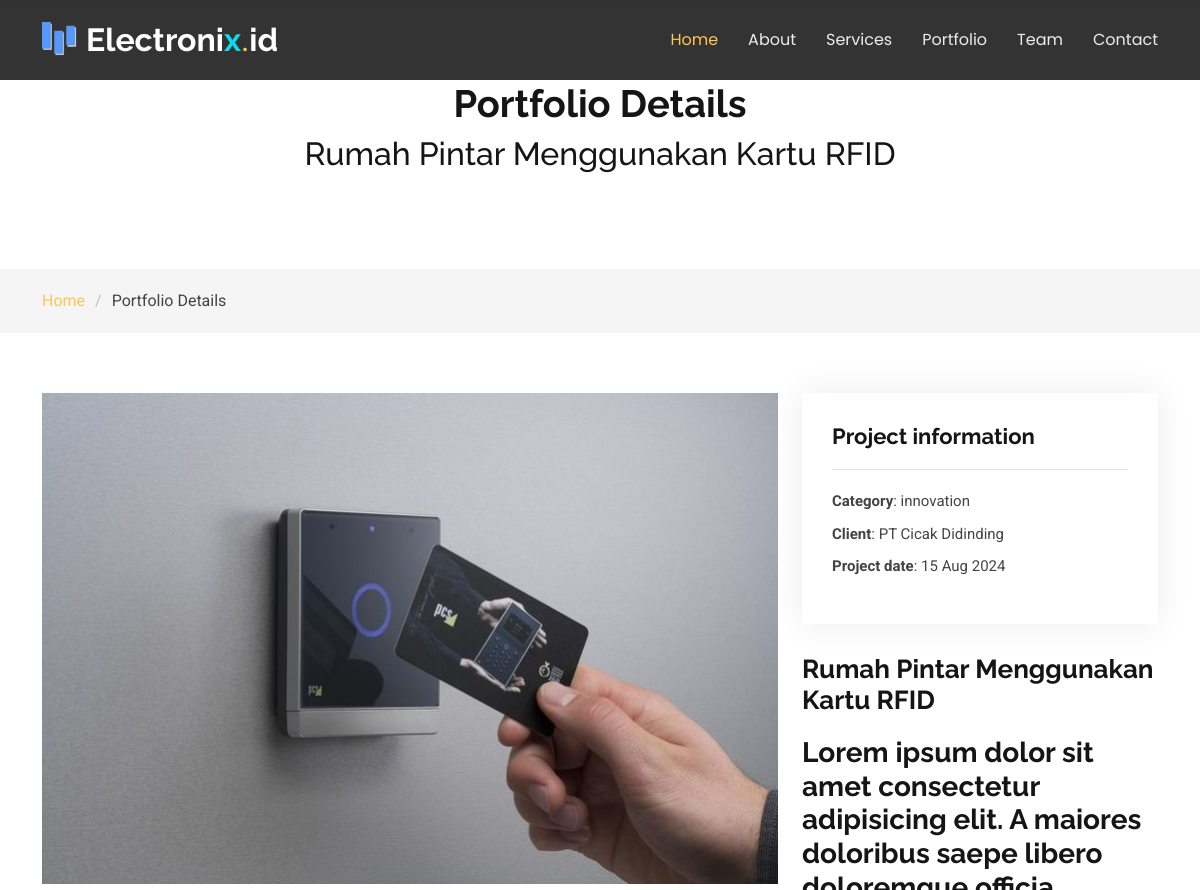
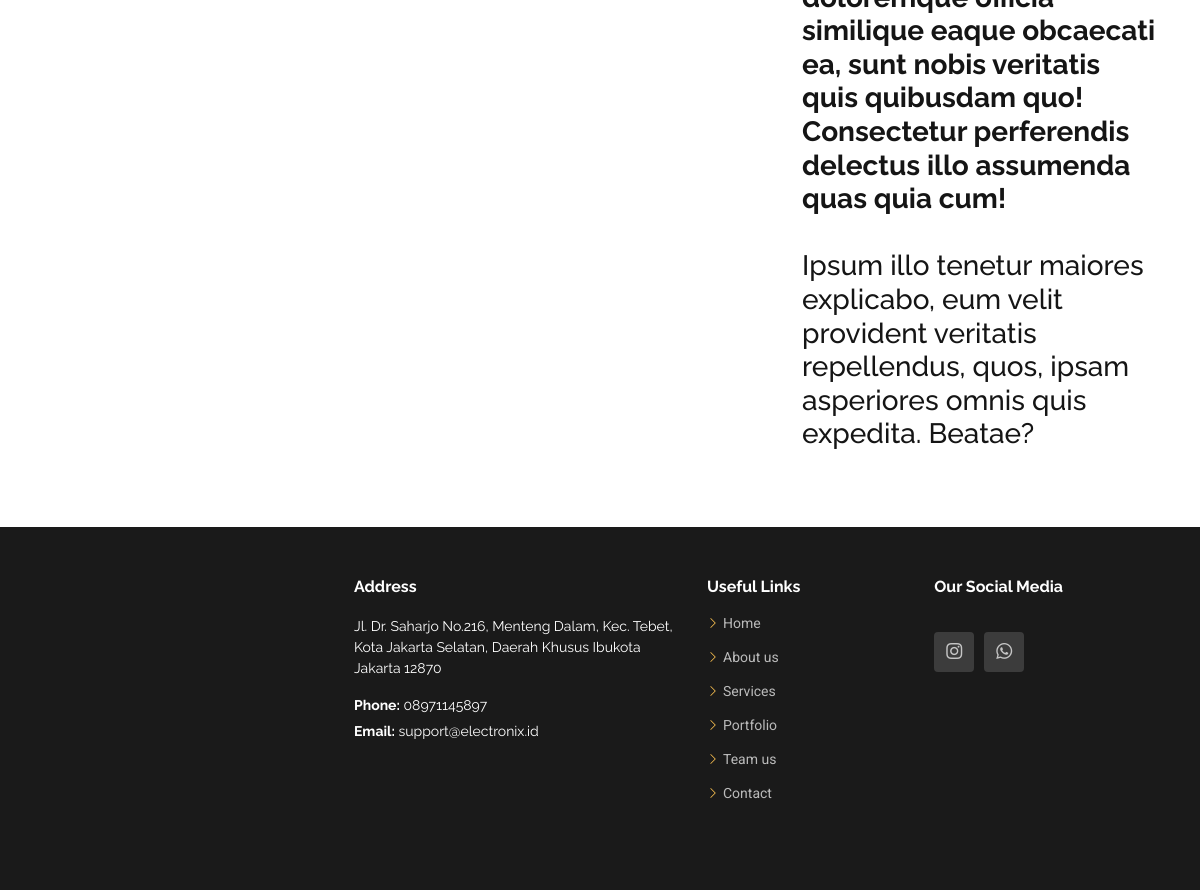
The page /home/portofolio_detail/rumah_pintar_rfid on the database its author committed (2 pictures, top to bottom).
### tables this page shows
CREATE TABLE `portofolio` (
  `id` int(11) NOT NULL,
  `judul` varchar(550) NOT NULL,
  `slug` varchar(250) NOT NULL,
  `client` varchar(250) NOT NULL,
  `deskripsi` text NOT NULL,
  `tipe` varchar(255) NOT NULL,
  `created_at` int(11) NOT NULL,
  `image` varchar(550) NOT NULL
);

CREATE TABLE `contact` (
  `id` int(11) NOT NULL,
  `image` varchar(550) NOT NULL,
  `alamat` varchar(550) NOT NULL,
  `telp` varchar(550) NOT NULL,
  `email` varchar(250) NOT NULL,
  `instagram` varchar(550) NOT NULL,
  `wa` varchar(250) NOT NULL,
  `maps` varchar(9999) NOT NULL
);

### application/controllers/Home.php (called while the page is built, shortened)
<?php
class Home extends CI_Controller {
	public function __construct()
    {
        $this->load->library('email');
    }
	public function portofolio_detail($slug)
	{
		$data['judul'] = 'Detail Portofolio';
		$data['portofolio'] = $this->db->get_where('portofolio', ['slug' => $slug])->row_array();
		$data['contact'] = $this->db->get_where('contact')->result_array();
		$this->load->view('template/home_header', $data);
        $this->load->view('template/portofolio_navbar', $data);
		$this->load->view('home/portofolio_detail', $data);
        $this->load->view('template/home_footer', $data);
	}
}

### index.php (called while the page is built, shortened)
<?php
require_once BASEPATH.'core/CodeIgniter.php';

### application/views/home/portofolio_detail.php (the view, shortened to what this page needs)
<body class="portfolio-details-page">
<main class="main">
    <div class="page-title" data-aos="fade">
      <div class="heading">
        <div class="container">
          <div class="row d-flex justify-content-center text-center">
            <div class="col-lg-8">
              <h1>Portfolio Details</h1>
              <p class="mb-0"><h2><?= $portofolio['judul'] ?></h2></p>
            </div>
          </div>
        </div>
      </div>
      <nav class="breadcrumbs">
        <div class="container">
          <ol>
            <li><a href="<?= base_url('home/index')?>">Home</a></li>
            <li class="current">Portfolio Details</li>
          </ol>
        </div>
      </nav>
    </div>
    <section id="portfolio-details" class="portfolio-details section">
      <div class="container" data-aos="fade-up" data-aos-delay="100">
        <div class="row gy-4">
          <div class="col-lg-8">
            <div class="portfolio-details-slider swiper">
              <div class="align-items-center">
                <div class="image-thumbnail">
                  <img src="<?= base_url('front-end/assets/img/portofolio/').$portofolio['image'] ?>" alt="">
                </div>
              </div>
            </div>
          </div>
          <div class="col-lg-4">
            <div class="portfolio-info" data-aos="fade-up" data-aos-delay="200">
              <h3>Project information</h3>
              <ul>
                <li><strong>Category</strong>: <?= $portofolio['tipe'] ?></li>
                <li><strong>Client</strong>: <?= $portofolio['client'] ?></li>
                <li><strong>Project date</strong>: <?= date('d M Y', ($portofolio['created_at'])); ?></li>
              </ul>
            </div>
            <div class="portfolio-description" data-aos="fade-up" data-aos-delay="300">
              <h2><?= $portofolio['judul'] ?></h2>
              <p>
                <?= $portofolio['deskripsi'] ?>
              </p>
            </div>
          </div>
        </div>
      </div>
    </section>
  </main>

### application/views/template/home_footer.php (shortened to what this page needs)
<footer id="footer" class="footer">
<div class="footer-top">
    <div class="container">
      <div class="row gy-4">
        <?php foreach($contact as $ct) : ?>
          <div class="col-lg-7 col-md-12 footer-about d-flex align-items-start justify-content-between flex-column flex-lg-row">
              <div class="footer-contact ms-lg-4 mt-3 mt-lg-0 text-lg-start text-center">
                  <h4>Address</h4>
                  <p><?= $ct['alamat'] ?></p>
                  <p class="mt-3"><strong>Phone:</strong> <span><?= $ct['telp'] ?></span></p>
                  <p><strong>Email:</strong> <span><?= $ct['email'] ?></span></p>
              </div>
          </div>
          <?php endforeach; ?>
          <div class="col-lg-4 col-md-6 d-flex flex-column flex-md-row justify-content-between">
            <div class="footer-links">
              <h4>Useful Links</h4>
                <ul>
                  <li><i class="bi bi-chevron-right"></i> <a href="<?= base_url('home/index/') ?>#hero">Home</a></li>
                  <li><i class="bi bi-chevron-right"></i> <a href="<?= base_url('home/index/') ?>#about">About us</a></li>
                  <li><i class="bi bi-chevron-right"></i> <a href="<?= base_url('home/index/') ?>#services">Services</a></li>
                  <li><i class="bi bi-chevron-right"></i> <a href="<?= base_url('home/index/') ?>#portfolio">Portfolio</a></li>
                  <li><i class="bi bi-chevron-right"></i> <a href="<?= base_url('home/index/') ?>#team">Team us</a></li>
                  <li><i class="bi bi-chevron-right"></i> <a href="#contact">Contact</a></li>
            </ul>
        </div>
        <div class="footer-newsletter mt-2 mt-md-0 ms-md-3">
          <h4>Our Social Media</h4>
          <div class="social-links d-flex mt-4">
            <?php foreach($contact as $ct) : ?>
            <a href="<?= $ct['instagram'] ?>" target="_blank"><i class="bi bi-instagram"></i></a>
            <a href="<?= $ct['wa'] ?>" target="_blank"><i class="bi bi-whatsapp"></i></a>
          </div>
        </div>
        <?php endforeach;?>
      </div>
    </div>
  </div>
</footer>
</body>
</html>

### front-end/assets/css/main.css (style rules this page uses)
:root { --default-font: "Roboto", system-ui, -apple-system, "Segoe UI", Roboto, "Helvetica Neue", Arial, "Noto Sans", "Liberation Sans", sans-serif, "Apple Color Emoji", "Segoe UI Emoji", "Segoe UI Symbol", "Noto Color Emoji"; --heading-font: "Raleway", sans-serif; --nav-font: "Poppins", sans-serif; }
:root { --background-color: #ffffff; --default-color: #444444; --heading-color: #151515; --accent-color: #ffc451; --contrast-color: #312f2f; }
:root { --nav-color: rgba(255, 255, 255, 0.905); --nav-hover-color: #ffc451; --nav-dropdown-background-color: #ffffff; --nav-dropdown-color: #212529; --nav-dropdown-hover-color: #ffc451; }
:root { --footer-background-color: #000000; }
:root { scroll-behavior: smooth; }
body { color: var(--default-color); background-color: var(--background-color); font-family: var(--default-font); }
a { color: var(--accent-color); text-decoration: none; transition: 0.3s; }
h1, h2, h3, h4, h5, h6 { color: var(--heading-color); font-family: var(--heading-font); }
.footer { --background-color: var(--footer-background-color); --default-color: #ffffff; --heading-color: #ffffff; color: var(--default-color); background-color: var(--background-color); font-size: 14px; position: relative; }
.footer .footer-top { padding: 50px 0; background-color: color-mix(in srgb, var(--footer-background-color) 90%, white 10%); }
.footer .footer-about { display: flex; flex-direction: row; align-items: center; justify-content: space-between; }
.footer .footer-about .footer-contact { margin-left: 20px; text-align: left; }
.footer .footer-about p { font-size: 14px; font-family: var(--heading-font); }
.footer .social-links a { color: color-mix(in srgb, var(--default-color), transparent 30%); background-color: color-mix(in srgb, var(--default-color) 5%, white 10%); display: flex; align-items: center; justify-content: center; width: 40px; height: 40px; border-radius: 4px; font-size: 16px; margin-right: 10px; transition: 0.3s; }
.footer h4 { font-size: 16px; font-weight: bold; position: relative; padding-bottom: 12px; }
.footer .footer-links { margin-bottom: 30px; }
.footer .footer-links ul { list-style: none; padding: 0; margin: 0; }
.footer .footer-links ul i { margin-right: 4px; font-size: 12px; line-height: 0; color: var(--accent-color); }
.footer .footer-links ul li { padding: 10px 0; display: flex; align-items: center; }
.footer .footer-links ul li:first-child { padding-top: 0; }
.footer .footer-links ul a { color: color-mix(in srgb, var(--default-color), transparent 30%); display: inline-block; line-height: 1; }
.footer .footer-contact p { margin-bottom: 5px; }
.page-title { color: var(--default-color); background-color: var(--background-color); position: relative; }
.page-title .heading { padding: 80px 0; border-top: 1px solid color-mix(in srgb, var(--default-color), transparent 90%); }
.page-title .heading h1 { font-size: 38px; font-weight: 700; }
.page-title nav { background-color: color-mix(in srgb, var(--default-color), transparent 95%); padding: 20px 0; }
.page-title nav ol { display: flex; flex-wrap: wrap; list-style: none; margin: 0; padding: 0; font-size: 16px; font-weight: 400; }
.page-title nav ol li+li { padding-left: 10px; }
.page-title nav ol li+li::before { content: "/"; display: inline-block; padding-right: 10px; color: color-mix(in srgb, var(--default-color), transparent 70%); }
section, .section { color: var(--default-color); background-color: var(--background-color); padding: 60px 0; scroll-margin-top: 80px; overflow: clip; }
.portfolio-details .portfolio-details-slider img { width: 100%; }
.portfolio-details .portfolio-info { padding: 30px; box-shadow: 0px 0 30px color-mix(in srgb, var(--default-color), transparent 90%); }
.portfolio-details .portfolio-info h3 { font-size: 22px; font-weight: 700; margin-bottom: 20px; padding-bottom: 20px; border-bottom: 1px solid color-mix(in srgb, var(--default-color), transparent 85%); }
.portfolio-details .portfolio-info ul { list-style: none; padding: 0; font-size: 15px; }
.portfolio-details .portfolio-info ul li+li { margin-top: 10px; }
.portfolio-details .portfolio-description { padding-top: 30px; }
.portfolio-details .portfolio-description h2 { font-size: 26px; font-weight: 700; margin-bottom: 20px; }
.portfolio-details .portfolio-description p { padding: 0; color: color-mix(in srgb, var(--default-color), transparent 30%); }

### rows shown on the page
portofolio: judul "Rumah Pintar Menggunakan Kartu RFID", image (picture), tipe "innovation", client "PT Cicak Didinding", created_at "15 Aug 2024", deskripsi "Lorem ipsum dolor sit amet consectetur adipisicing elit. A maiores doloribus saepe libero doloremque officia similique eaque obcaecati ea, sunt nobis veritatis quis quibusdam quo! Consectetur perferendis delectus illo assumenda quas quia cum! Ipsum illo tenetur maiores explicabo, eum velit provident veritatis repellendus, quos, ipsam asperiores omnis quis expedita. Beatae?"
contact: alamat "Jl. Dr. Saharjo No.216, Menteng Dalam, Kec. Tebet, Kota Jakarta Selatan, Daerah Khusus Ibukota Jakarta 12870", telp "08971145897", email "support@electronix.id"
